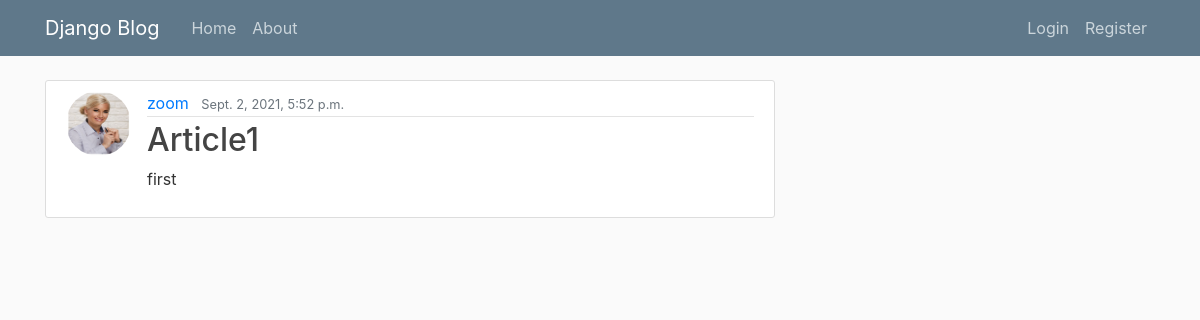
The app's page /article/1/ with its own data.
### hello/models.py (models this page shows)
class Articles(models.Model):
    title = models.CharField(max_length=100)
    content = models.TextField()
    date_posted = models.DateTimeField(default=timezone.now)
    author = models.ForeignKey(User, on_delete=models.CASCADE)

### users/models.py (models this page shows, shortened)
class Profile(models.Model):
    user = models.OneToOneField(User, on_delete=models.CASCADE)
    image = models.ImageField(default='default.jpg', upload_to='profile_pics')

### hello/views.py (the view)
# urls.py: path('article/<int:pk>/', views.ArticleDetailView.as_view(), name='article-detail'),
class ArticleDetailView(DetailView):
    model = Articles
    template_name = "hello/article.html"

### hello/templates/hello/article.html (shortened to what this page needs)
{% extends 'hello/base.html' %}
{% block content %}
<article class="media content-section">
    <img class="rounded-circle article-img" src="{{ object.author.profile.image.url }}" />
    <div class="media-body">
        <div class="article-metadata">
            <a class="mr-2" href="#">{{ object.author }}</a>
            <small class="text-muted">{{ object.date_posted }}</small>
        </div>
        <h2><a class="article-title" href="register/">{{ object.title }}</a></h2>
        <p class="article-content">{{ object.content }}</p>
    </div>
</article>
{% endblock %}

### hello/static/hello/base.css (style rules this page uses)
body { background: #FAFAFA; color: #333333; margin-top: 5rem; }
h1, h2, h3, h4, h5, h6 { color: #444444; }
.content-section { background: #FFFFFF; padding: 10px 20px; border: 1px solid #DDDDDD; border-radius: 3px; margin-bottom: 20px; }
.article-title { color: #444444; }
.article-content { white-space: pre-line; }
.article-img { height: 65px; width: 65px; margin-right: 16px; }
.article-metadata { padding-bottom: 1px; margin-bottom: 4px; border-bottom: 1px solid #E3E3E3 }

### records on screen
Articles: author.profile.image (picture), author "zoom", date_posted "Sept. 2, 2021, 5:52 p.m.", title "Article1", content "first"
